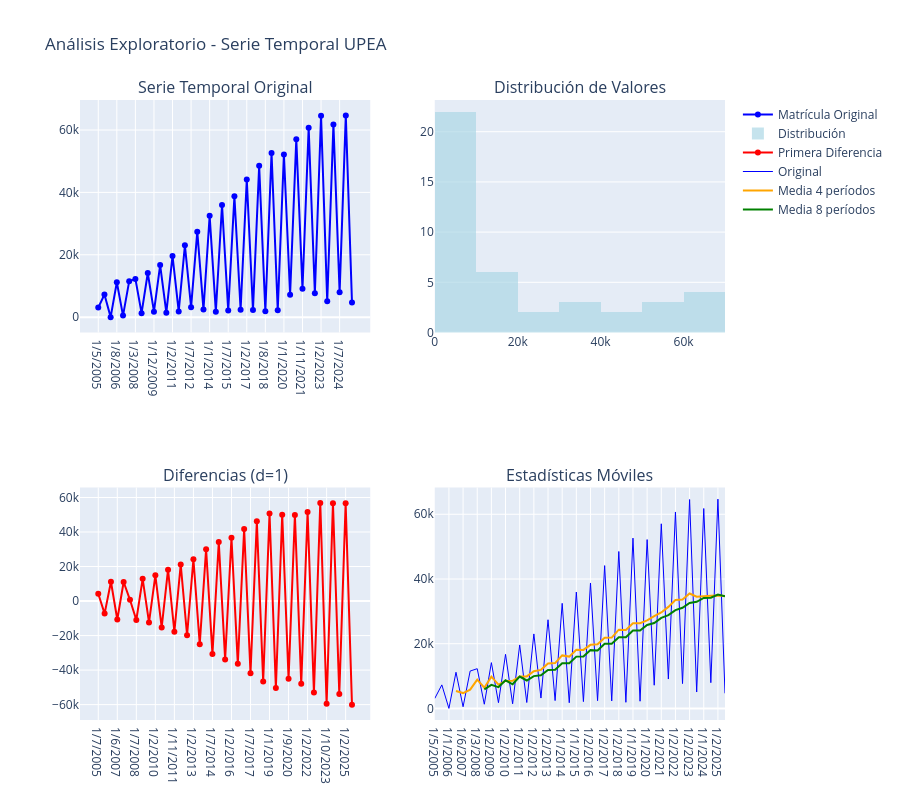

Notebook code cell kept with this figure:
### Code cell
# ============================================================================
# CARGA DE DATOS PREPARADOS
# ============================================================================

print("📂 Cargando datos preparados...")


# Intentar cargar desde pickle (mejor opción)
#df = pd.read_pickle('datos_upea_completos.pkl')
df = pd.read_csv("datos_upea_completos.csv")
#df = pd.read_csv("/content/drive/MyDrive/Colab Notebooks/maestria_sigloXX_proyeccciones/datos_upea_completos.csv")
print(df.head())   # muestra las primeras filas
df.set_index('fecha', inplace=True)
print("✅ Datos cargados desde csv")


# Configurar índice temporal
# Removed redundant df.set_index('fecha', inplace=True)
serie_temporal = df['matricula_total']

# Define diferencia_1 here so it's available for subsequent cells
diferencia_1 = serie_temporal.diff().dropna()

print(f"📊 Datos cargados: {len(serie_temporal)} observaciones")
print(f"📅 Período: {serie_temporal.index.min()} a {serie_temporal.index.max()}")
print(f"📈 Rango: {serie_temporal.min():,} - {serie_temporal.max():,} estudiantes")

# ============================================================================
# ANÁLISIS EXPLORATORIO DE LA SERIE TEMPORAL
# ============================================================================

print("\n" + "="*60)
print("📊 ANÁLISIS EXPLORATORIO DE LA SERIE TEMPORAL")
print("="*60)

# Visualización inicial
fig = make_subplots(
    rows=2, cols=2,
    subplot_titles=('Serie Temporal Original',
                   'Distribución de Valores',
                   'Diferencias (d=1)',
                   'Estadísticas Móviles'),
    specs=[[{"secondary_y": False}, {"secondary_y": False}],
           [{"secondary_y": False}, {"secondary_y": False}]]
)

# Serie original
fig.add_trace(
    go.Scatter(x=serie_temporal.index,
               y=serie_temporal.values,
               mode='lines+markers',
               name='Matrícula Original',
               line=dict(color='blue', width=2)),
    row=1, col=1
)

# Histograma
fig.add_trace(
    go.Histogram(x=serie_temporal.values,
                name='Distribución',
                marker_color='lightblue',
                opacity=0.7),
    row=1, col=2
)

# Primera diferencia
diferencia = serie_temporal.diff().dropna()
fig.add_trace(
    go.Scatter(x=diferencia.index,
               y=diferencia.values,
               mode='lines+markers',
               name='Primera Diferencia',
               line=dict(color='red', width=2)),
    row=2, col=1
)

# Medias móviles
media_4 = serie_temporal.rolling(window=4).mean()
media_8 = serie_temporal.rolling(window=8).mean()

fig.add_trace(
    go.Scatter(x=serie_temporal.index,
               y=serie_temporal.values,
               mode='lines',
               name='Original',
               line=dict(color='blue', width=1)),
    row=2, col=2
)

fig.add_trace(
    go.Scatter(x=media_4.index,
               y=media_4.values,
               mode='lines',
               name='Media 4 períodos',
               line=dict(color='orange', width=2)),
    row=2, col=2
)

fig.add_trace(
    go.Scatter(x=media_8.index,
               y=media_8.values,
               mode='lines',
               name='Media 8 períodos',
               line=dict(color='green', width=2)),
    row=2, col=2
)

fig.update_layout(height=800, showlegend=True,
                  title_text="Análisis Exploratorio - Serie Temporal UPEA")
fig.show()

# ============================================================================
# PRUEBAS DE ESTACIONARIEDAD
# ============================================================================

print("\n" + "="*60)
print("🔬 PRUEBAS DE ESTACIONARIEDAD")
print("="*60)

### Figure 1 — Plotly figure (JSON) as saved in the notebook; plotly's stock layout.template omitted (floating-point values rounded to 4 significant figures)
{"data": [{"line": {"color": "blue", "width": 2}, "mode": "lines+markers", "name": "Matrícula Original", "type": "scatter", "x": ["1/5/2005", "1/7/2005", "1/1/2006", "1/8/2006", "1/6/2007", "1/7/2007", "1/3/2008", "1/7/2008", "1/2/2009", "1/12/2009", "1/2/2010", "1/7/2010", "1/2/2011", "1/11/2011", "1/2/2012", "1/7/2012", "1/2/2013", "1/7/2013", "1/1/2014", "1/7/2014", "1/1/2015", "1/7/2015", "1/2/2016", "1/7/2016", "1/2/2017", "1/7/2017", "1/2/2018", "1/8/2018", "1/1/2019", "1/8/2019", "1/1/2020", "1/9/2020", "1/2/2021", "1/11/2021", "1/2/2022", "1/7/2022", "1/2/2023", "1/10/2023", "1/1/2024", "1/7/2024", "1/2/2025", "1/7/2025"], "xaxis": "x", "y": [3075, 7275, 12, 11180, 514, 11545, 12273, 1292, 14149, 1772, 16711, 1428, 19618, 1825, 23022, 3199, 27402, 2420, 32481, 1756, 35965, 2107, 38768, 2388, 44134, 2315, 48501, 1888, 52633, 2222, 52177, 7169, 57060, 9077, 60713, 7673, 64557, 5066, 61788, 7954, 64684, 4670], "yaxis": "y"}, {"marker": {"color": "lightblue"}, "name": "Distribución", "opacity": 0.7, "type": "histogram", "x": [3075, 7275, 12, 11180, 514, 11545, 12273, 1292, 14149, 1772, 16711, 1428, 19618, 1825, 23022, 3199, 27402, 2420, 32481, 1756, 35965, 2107, 38768, 2388, 44134, 2315, 48501, 1888, 52633, 2222, 52177, 7169, 57060, 9077, 60713, 7673, 64557, 5066, 61788, 7954, 64684, 4670], "xaxis": "x2", "yaxis": "y2"}, {"line": {"color": "red", "width": 2}, "mode": "lines+markers", "name": "Primera Diferencia", "type": "scatter", "x": ["1/7/2005", "1/1/2006", "1/8/2006", "1/6/2007", "1/7/2007", "1/3/2008", "1/7/2008", "1/2/2009", "1/12/2009", "1/2/2010", "1/7/2010", "1/2/2011", "1/11/2011", "1/2/2012", "1/7/2012", "1/2/2013", "1/7/2013", "1/1/2014", "1/7/2014", "1/1/2015", "1/7/2015", "1/2/2016", "1/7/2016", "1/2/2017", "1/7/2017", "1/2/2018", "1/8/2018", "1/1/2019", "1/8/2019", "1/1/2020", "1/9/2020", "1/2/2021", "1/11/2021", "1/2/2022", "1/7/2022", "1/2/2023", "1/10/2023", "1/1/2024", "1/7/2024", "1/2/2025", "1/7/2025"], "xaxis": "x3", "y": [4200.0, -7263.0, 11170.0, -10670.0, 11030.0, 728.0, -10980.0, 12860.0, -12380.0, 14940.0, -15280.0, 18190.0, -17790.0, 21200.0, -19820.0, 24200.0, -24980.0, 30060.0, -30720.0, 34210.0, -33860.0, 36660.0, -36380.0, 41750.0, -41820.0, 46190.0, -46610.0, 50740.0, -50410.0, 49960.0, -45010.0, 49890.0, -47980.0, 51640.0, -53040.0, 56880.0, -59490.0, 56720.0, -53830.0, 56730.0, -60010.0], "yaxis": "y3"}, {"line": {"color": "blue", "width": 1}, "mode": "lines", "name": "Original", "type": "scatter", "x": ["1/5/2005", "1/7/2005", "1/1/2006", "1/8/2006", "1/6/2007", "1/7/2007", "1/3/2008", "1/7/2008", "1/2/2009", "1/12/2009", "1/2/2010", "1/7/2010", "1/2/2011", "1/11/2011", "1/2/2012", "1/7/2012", "1/2/2013", "1/7/2013", "1/1/2014", "1/7/2014", "1/1/2015", "1/7/2015", "1/2/2016", "1/7/2016", "1/2/2017", "1/7/2017", "1/2/2018", "1/8/2018", "1/1/2019", "1/8/2019", "1/1/2020", "1/9/2020", "1/2/2021", "1/11/2021", "1/2/2022", "1/7/2022", "1/2/2023", "1/10/2023", "1/1/2024", "1/7/2024", "1/2/2025", "1/7/2025"], "xaxis": "x4", "y": [3075, 7275, 12, 11180, 514, 11545, 12273, 1292, 14149, 1772, 16711, 1428, 19618, 1825, 23022, 3199, 27402, 2420, 32481, 1756, 35965, 2107, 38768, 2388, 44134, 2315, 48501, 1888, 52633, 2222, 52177, 7169, 57060, 9077, 60713, 7673, 64557, 5066, 61788, 7954, 64684, 4670], "yaxis": "y4"}, {"line": {"color": "orange", "width": 2}, "mode": "lines", "name": "Media 4 períodos", "type": "scatter", "x": ["1/5/2005", "1/7/2005", "1/1/2006", "1/8/2006", "1/6/2007", "1/7/2007", "1/3/2008", "1/7/2008", "1/2/2009", "1/12/2009", "1/2/2010", "1/7/2010", "1/2/2011", "1/11/2011", "1/2/2012", "1/7/2012", "1/2/2013", "1/7/2013", "1/1/2014", "1/7/2014", "1/1/2015", "1/7/2015", "1/2/2016", "1/7/2016", "1/2/2017", "1/7/2017", "1/2/2018", "1/8/2018", "1/1/2019", "1/8/2019", "1/1/2020", "1/9/2020", "1/2/2021", "1/11/2021", "1/2/2022", "1/7/2022", "1/2/2023", "1/10/2023", "1/1/2024", "1/7/2024", "1/2/2025", "1/7/2025"], "xaxis": "x4", "y": [NaN, NaN, NaN, 5386.0, 4745.0, 5813.0, 8878.0, 6406.0, 9815.0, 7372.0, 8481.0, 8515.0, 9882.0, 9896.0, 11470.0, 11920.0, 13860.0, 14010.0, 16380.0, 16010.0, 18160.0, 18080.0, 19650.0, 19810.0, 21850.0, 21900.0, 24330.0, 24210.0, 26330.0, 26310.0, 27230.0, 28550.0, 29660.0, 31370.0, 33500.0, 33630.0, 35500.0, 34500.0, 34770.0, 34840.0, 34870.0, 34770.0], "yaxis": "y4"}, {"line": {"color": "green", "width": 2}, "mode": "lines", "name": "Media 8 períodos", "type": "scatter", "x": ["1/5/2005", "1/7/2005", "1/1/2006", "1/8/2006", "1/6/2007", "1/7/2007", "1/3/2008", "1/7/2008", "1/2/2009", "1/12/2009", "1/2/2010", "1/7/2010", "1/2/2011", "1/11/2011", "1/2/2012", "1/7/2012", "1/2/2013", "1/7/2013", "1/1/2014", "1/7/2014", "1/1/2015", "1/7/2015", "1/2/2016", "1/7/2016", "1/2/2017", "1/7/2017", "1/2/2018", "1/8/2018", "1/1/2019", "1/8/2019", "1/1/2020", "1/9/2020", "1/2/2021", "1/11/2021", "1/2/2022", "1/7/2022", "1/2/2023", "1/10/2023", "1/1/2024", "1/7/2024", "1/2/2025", "1/7/2025"], "xaxis": "x4", "y": [NaN, NaN, NaN, NaN, NaN, NaN, NaN, 5896.0, 7280.0, 6592.0, 8680.0, 7460.0, 9848.0, 8634.0, 9977.0, 10220.0, 11870.0, 11950.0, 13920.0, 13970.0, 16010.0, 16040.0, 18010.0, 17910.0, 20000.0, 19990.0, 21990.0, 22010.0, 24090.0, 24110.0, 25780.0, 26380.0, 28000.0, 28840.0, 30370.0, 31090.0, 32580.0, 32940.0, 34140.0, 34240.0, 35190.0, 34640.0], "yaxis": "y4"}], "layout": {"annotations": [{"font": {"size": 16}, "showarrow": false, "text": "Serie Temporal Original", "x": 0.225, "xanchor": "center", "xref": "paper", "y": 1, "yanchor": "bottom", "yref": "paper"}, {"font": {"size": 16}, "showarrow": false, "text": "Distribución de Valores", "x": 0.775, "xanchor": "center", "xref": "paper", "y": 1, "yanchor": "bottom", "yref": "paper"}, {"font": {"size": 16}, "showarrow": false, "text": "Diferencias (d=1)", "x": 0.225, "xanchor": "center", "xref": "paper", "y": 0.375, "yanchor": "bottom", "yref": "paper"}, {"font": {"size": 16}, "showarrow": false, "text": "Estadísticas Móviles", "x": 0.775, "xanchor": "center", "xref": "paper", "y": 0.375, "yanchor": "bottom", "yref": "paper"}], "height": 800, "showlegend": true, "title": {"text": "Análisis Exploratorio - Serie Temporal UPEA"}, "xaxis": {"anchor": "y", "domain": [0, 0.45]}, "xaxis2": {"anchor": "y2", "domain": [0.55, 1]}, "xaxis3": {"anchor": "y3", "domain": [0, 0.45]}, "xaxis4": {"anchor": "y4", "domain": [0.55, 1]}, "yaxis": {"anchor": "x", "domain": [0.625, 1]}, "yaxis2": {"anchor": "x2", "domain": [0.625, 1]}, "yaxis3": {"anchor": "x3", "domain": [0, 0.375]}, "yaxis4": {"anchor": "x4", "domain": [0, 0.375]}}}
